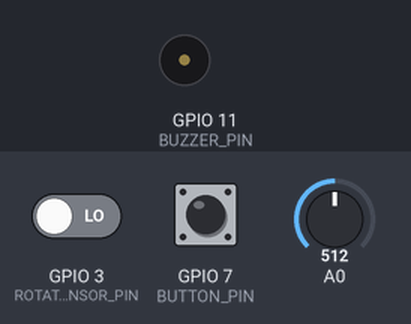
Bench run of a sketch on a simulated ESP8266 (NodeMCU). Parts: buzzer (waves = sounding, pin HIGH). The inputs (shaded band) are chosen by the test bench; at power-on: GPIO 3 (ROTATION_SENSOR_PIN) LOW, GPIO 7 (BUTTON_PIN) HIGH, A0 = 512. Storage starts empty; what the sketch prints to the serial monitor is not drawn.

Above: at 0.4 s.
At 2.1 s:
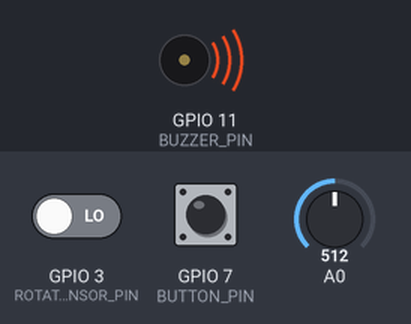
2.2 s: GPIO 3 (ROTATION_SENSOR_PIN) driven HIGH
3.7 s: GPIO 7 (BUTTON_PIN) pulled LOW for 0.15 s
5.7 s: GPIO 7 (BUTTON_PIN) pulled LOW for 1 s
Timing chart, 0 to 8.7 s (numbered marks = the images above; inputs shaded):
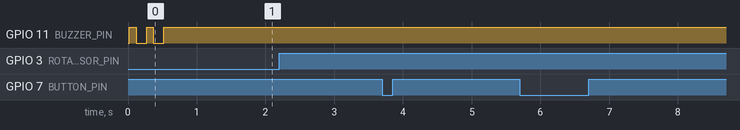

Measured:
- after the input at 2.2 s, every drawn part: stays the same
- after the input at 3.7 s, every drawn part: stays the same
- after the input at 5.7 s, every drawn part: stays the same

The sketch:

esp32_s2_photosensor.ino
```cpp
#include <LittleFS.h>
#include "Button2.h"
#define BUTTON_PIN  7


#define BUZZER_PIN 11  // Change this to your actual LED pin
#define ROTATION_SENSOR_PIN 3

// Potentiometer is connected to GPIO 34 (Analog ADC1_CH6)
const int potPin = 34;

#define SAMPLES  15
float values[SAMPLES];
unsigned long times[SAMPLES];
int samples_index = 0;
float smooth_value = 0;
float prev_smooth_value = 0;

bool detectQuickChange(float val){
  // record a new sample
  values[samples_index] = val;
  times[samples_index] = micros();
   unsigned long stime = times[(samples_index+1)%SAMPLES];      // oldest sample
  float N1 = 0;
  float N2 = 0;
  float N3 = 0;
  float D1 = 0;
  float D2 = 0;

  for(int i=0; i<SAMPLES; i++)
  {
    int cc = (samples_index + i) % SAMPLES;
    N1+=(times[cc]-stime)*values[cc];
    N2+=(times[cc]-stime);
    N3+=(values[cc]);
    D1+=(times[cc]-stime)*(times[cc]-stime);
    D2+=(times[cc]-stime);
  }
  samples_index = (samples_index+1) % SAMPLES;

  float valuea = ((SAMPLES*N1)-N2*N3)/(SAMPLES*D1-D2*D2)*500;
  //Serial.print("valuea:");
  //Serial.print(valuea);
  valuea = valuea*valuea*valuea*valuea*valuea*valuea*valuea ;


  float alfa = 0.9;
  smooth_value = valuea*(1-alfa) + smooth_value*alfa;
  smooth_value = constrain(smooth_value, -5000, 10000) - 2000;

  //Serial.print("zero:");
  //Serial.print(0);
  //Serial.print(" dvesto: ");
  //Serial.print(200);
  //Serial.print(" smoo:");
  //Serial.println(smooth_value);

  bool quickChange = (prev_smooth_value < 0 && smooth_value > 0);
  prev_smooth_value = smooth_value;

  //Serial.print(" change:");
  //Serial.print(quickChange*100);
  //Serial.println();

  return quickChange;
}

#define SPEED_LOG_SIZE 1000
float speedLog[SPEED_LOG_SIZE];
int speedLogIndex = 0;


void saveSpeeds() {
  File file = LittleFS.open("/log.txt", "a");
  if (file) {
    Serial.print("Saving data: ");
    Serial.print(speedLogIndex);
    file.print("Speeds:");
    for(int i=0; i<speedLogIndex; i++) {
        file.print(speedLog[i]);
        file.print(", ");
    }
    speedLogIndex = 0;
    Serial.println(" Done");
    file.println("end");
    file.close();
  }
}

void ledTurnOnSequence() {
  for (int i = 0; i < 2; i++) {
    digitalWrite(BUZZER_PIN, HIGH);
    delay(100);
    digitalWrite(BUZZER_PIN, LOW);
    delay(150);  // Small pause between beeps
  }

  // Long blink (400ms)
  digitalWrite(BUZZER_PIN, HIGH);
  delay(400);
  digitalWrite(BUZZER_PIN, LOW);

}
void click(Button2& btn) {
    unsigned long writeStart = micros();

    saveSpeeds();
    Serial.print(" write:");
    Serial.println((micros() - writeStart)/1000);

}

void longClick(Button2& btn) {
    Serial.println(" Long click:");

    File file = LittleFS.open("/log.txt", "r");
    if (!file) {
      Serial.println("No file found. Creating one...");
    } else {
      Serial.println("Contents of /log.txt:");
      while (file.available()) {
        Serial.write(file.read());
      }
      file.close();
      Serial.println("\n--- End of file ---");
    }

    size_t total = LittleFS.totalBytes();
    size_t used  = LittleFS.usedBytes();

    Serial.println();
    Serial.print("Total bytes: ");
    Serial.println(total);
    Serial.print("Used bytes : ");
    Serial.println(used);
}

Button2 button;

void setup() {
  //Serial.begin(115200);
  //while(!Serial); // Just to give time for serial to initialize
  //Serial.println("Analogue demo start");

  pinMode(BUZZER_PIN, OUTPUT);
  pinMode(ROTATION_SENSOR_PIN, INPUT);

  button.begin(BUTTON_PIN);
  button.setClickHandler(click);
  button.setLongClickHandler(longClick);

  if (!LittleFS.begin(true)) {
    Serial.println("LittleFS Mount + Format Failed");
    return;
  }

  //LittleFS.remove("/log.txt");


  ledTurnOnSequence();
}

long microsStart = 0;
int allRotationCount = 0;
int rotationCount = 0;

int speedAllRotationCount = 0;
int speedRotationCount = 0;
float speedRps = 0;


float rps = 0; // rotations per second
unsigned long lastDetection = 0;
unsigned long lastPrint = 0;
unsigned long ledOnTime = 0;
int lastRotationRead = 0;

void loop() {
  button.loop();

  unsigned long duration = micros() - microsStart;
  delay(2);

  microsStart = micros();
  unsigned long millisNow = millis();

  if(millisNow - ledOnTime > 40) {
     digitalWrite(BUZZER_PIN, HIGH);
  }

  int rotationRead = digitalRead(ROTATION_SENSOR_PIN);
  if(rotationRead == 1 && lastRotationRead == 0) {
      Serial.println("Rotation!");
      lastRotationRead = 1;
      speedAllRotationCount ++;
      speedRotationCount ++;
  }
  lastRotationRead = rotationRead;

  float lightValue = analogRead(1);
  if(detectQuickChange(lightValue)) {
    allRotationCount ++;
    rotationCount ++;
    rps += 1000.0f / (millisNow - lastDetection);
    lastDetection = millisNow;

    digitalWrite(BUZZER_PIN, LOW);  // Turn LED ON
    ledOnTime = millisNow;

    //Serial.print(" rps: ");
    //Serial.print(rps);
    //Serial.print("Rotations:");
    //Serial.print(rotationCount);
    //Serial.print(" ");
    //Serial.print(allRotationCount);
    //Serial.println();
  }

  if(millisNow - lastPrint> 1000) {

    float sped =  rotationCount == 0? 0 : rps / rotationCount;
    //Serial.print("speed:");
    //Serial.println(sped);

    speedLog[speedLogIndex] = sped;
    speedLogIndex = (speedLogIndex+1) % SPEED_LOG_SIZE;

    rotationCount = 0;
    rps = 0;

    lastPrint = millisNow;
  }

}
```
